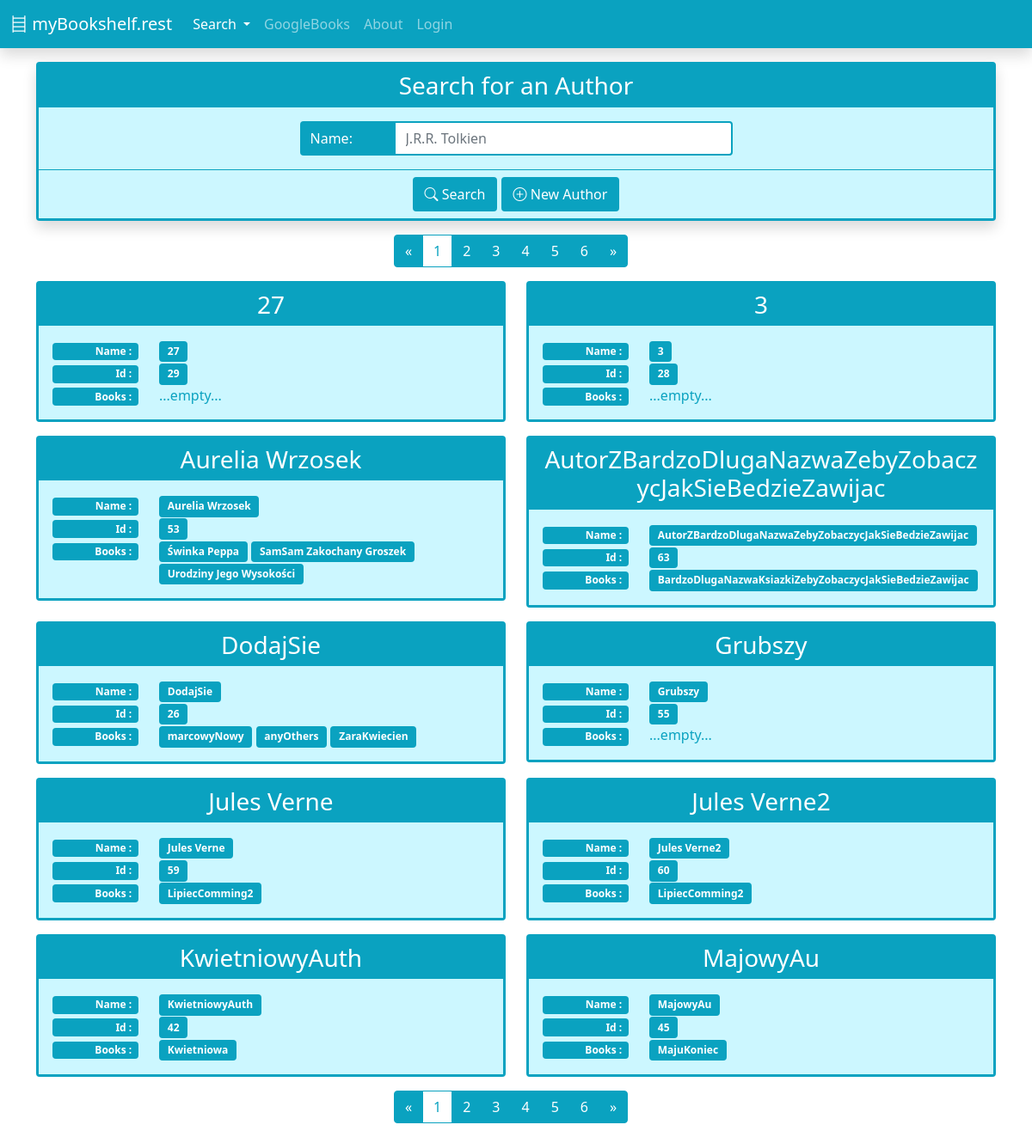
The page /author/list/ on the database its author committed.
### finder/models.py (models this page shows, shortened)
class AddedBy(models.Model):
    added_by = models.ForeignKey('Profile', on_delete=models.SET_NULL, null=True)
    added_date = models.DateField(default=date.today)
    class Meta:
        abstract = True

class Author(AddedBy):
    name = models.CharField(max_length=50, blank=True, null=True, unique=True)

class Book(AddedBy):
    title = models.CharField(max_length=200, blank=True, null=True)
    year = models.PositiveSmallIntegerField(blank=True, null=True)
    g_rank = models.FloatField(blank=True, null=True)
    thumbnail = models.URLField(max_length=500, blank=True, null=True)
    description = models.TextField(blank=True, null=True)
    isbn = models.CharField(max_length=13, blank=True, null=True)
    authors = models.ManyToManyField(Author, blank=True)
    categories = models.ManyToManyField(Category, blank=True)
    publisher = models.ForeignKey(Publisher, on_delete=models.SET_NULL, blank=True, null=True)

### finder/views.py (the view)
# urls.py: path('author/list/', views.AuthorListView.as_view(), name='author-list'),
class AuthorListView(ListView):
    model = models.Author
    template_name = 'finder/author_list.html'
    success_url = reverse_lazy('author-list')
    form_class = forms.AuthorSearchForm
    ordering = ['name']
    paginate_by = 10
    def get_context_data(self, **kwargs):
        context = super(AuthorListView, self).get_context_data(**kwargs)
        form = self.form_class(self.request.GET)
        context['form'] = form
        q = self.request.GET.copy()
        q.pop(self.page_kwarg, None)
        context['q'] = q.urlencode()
        return context
    def get_queryset(self):
        queryset = super().get_queryset()
        if 'name' in self.request.GET:
            queryset = queryset.filter(name__icontains=self.request.GET.get('name'))
        return queryset

### finder/forms.py
class AuthorSearchForm(forms.Form):
    name = forms.CharField(label='Name', max_length=100, required=False,
                           widget=forms.TextInput(attrs={'placeholder': 'J.R.R. Tolkien',
                                                         'extra': models.Author.objects.all()}))

### templates/finder/author_list.html
{% extends 'finder/main.html' %}
{% block content %}
<div class="container">
    {% include 'finder/author_search_form.html' %}
</div>
{% if is_paginated %}
    {% include 'finder/pagination.html' %}
{% endif %}
<div class="container">
    <div class="row">
        {% for author in object_list %}
            <div class="col-12 col-xl-6">
                {% include 'finder/author_list_element.html' %}
            </div>
        {% endfor %}
    </div>
</div>
{% if is_paginated %}
    {% include 'finder/pagination.html' %}
{% endif %}
{% endblock content %}

### templates/finder/author_list_element.html
<div class="card mb-3" id="card_{{ author.id }}" style="background-color: #ccf7ff">
    <div class="card-header h3 position-relative rounded-0">
        <div class="row">
            <div class="col text-center">
                <a class="stretched-link" href="{% url 'author-detail' author.id %}">
                    {{ author.name }}
                </a>
            </div>
        </div>
    </div>
    <div class="card-body p-3" >
        <div class="row ">
            <div class="col-auto">
                <span class="badge text-end" style="width: 100px">
                    Name :
                </span>
            </div>
            <div class="col">
                <a class="btn badge" href="{% url 'author-detail' author.id %}">
                    {{ author.name }}
                </a>
            </div>
        </div>
        <div class="row ">
            <div class="col-auto">
                <span class="badge text-end" style="width: 100px">
                    Id :
                </span>
            </div>
            <div class="col">
                <a class="btn badge" href="{% url 'author-detail' author.id %}">
                    {{ author.id }}
                </a>
            </div>
        </div>
        <div class="row">
            <div class="col-auto">
                <span class="badge text-end" style="width: 100px">
                    Books :
                </span>
            </div>
            <div class="col">
                {% if author.book_set.all %}
                    {% for book in author.book_set.all  %}
                        <a class="btn badge" href="{% url 'book-detail' book.id %}">
                            {{ book.title }}
                        </a>
                    {% endfor %}
                {% else %}
                    ...empty...
                {% endif %}
            </div>
        </div>
    </div>
</div>

### templates/finder/main.html (style rules this page uses)
body {  background-color: #ffffff; --bs-primary: #0AA2C0; }
a { color:#ffffff; text-decoration: none; }
.card { color: #0AA2C0; border-color: #0AA2C0; background-color: #FFFFFF; border-width: 3px; }
.card-header { color: #ffffff; border-width: 0px; background-color: #0AA2C0; }
.card-body { color: #0AA2C0; background-color: #ccf7ff; }
.btn { border-color: #0AA2C0; border-width: 2px; color: #ffffff; background-color: #0AA2C0; }
.badge { color: #ffffff; background-color: #0AA2C0; }

### rows shown on the page
Author: name "27", id "29", shows "...empty..."
Author: name "3", id "28", shows "...empty..."
Author: name "Aurelia Wrzosek", id "53"
Book: title "Świnka Peppa"
Book: title "SamSam Zakochany Groszek"
Book: title "Urodziny Jego Wysokości"
Author: name "AutorZBardzoDlugaNazwaZebyZobaczycJakSieBedzieZawijac", id "63"
Book: title "BardzoDlugaNazwaKsiazkiZebyZobaczycJakSieBedzieZawijac"
Author: name "DodajSie", id "26"
Book: title "marcowyNowy"
Book: title "anyOthers"
Book: title "ZaraKwiecien"
Author: name "Grubszy", id "55", shows "...empty..."
Author: name "Jules Verne", id "59"
Book: title "LipiecComming2"
Author: name "Jules Verne2", id "60"
Author: name "KwietniowyAuth", id "42"
Book: title "Kwietniowa"
Author: name "MajowyAu", id "45"
Book: title "MajuKoniec"

### other values the page prints
{{ i }} "1" "1"
{{ i }} "2" "3" "4" "5" "6" "2" "3" "4" "5" "6"
